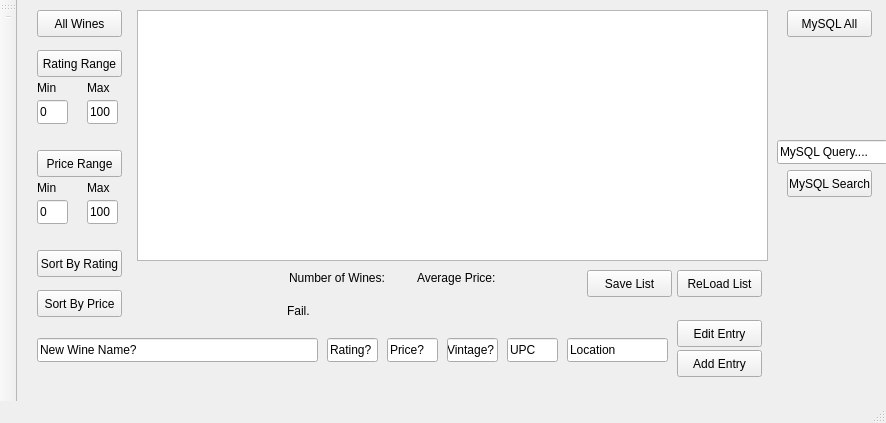
<?xml version="1.0" encoding="UTF-8"?>
<ui version="4.0">
 <class>MainWindow</class>
 <widget class="QMainWindow" name="MainWindow">
  <property name="geometry">
   <rect>
    <x>0</x>
    <y>0</y>
    <width>886</width>
    <height>423</height>
   </rect>
  </property>
  <property name="windowTitle">
   <string>MainWindow</string>
  </property>
  <widget class="QWidget" name="centralWidget">
   <widget class="QTableWidget" name="tableWidget">
    <property name="geometry">
     <rect>
      <x>120</x>
      <y>10</y>
      <width>631</width>
      <height>251</height>
     </rect>
    </property>
    <property name="baseSize">
     <size>
      <width>3</width>
      <height>100</height>
     </size>
    </property>
    <property name="font">
     <font>
      <pointsize>10</pointsize>
     </font>
    </property>
   </widget>
   <widget class="QPushButton" name="inputBtnAllWines">
    <property name="geometry">
     <rect>
      <x>20</x>
      <y>10</y>
      <width>85</width>
      <height>27</height>
     </rect>
    </property>
    <property name="text">
     <string>All Wines</string>
    </property>
   </widget>
   <widget class="QPushButton" name="inputBtnRateWines">
    <property name="geometry">
     <rect>
      <x>20</x>
      <y>50</y>
      <width>85</width>
      <height>27</height>
     </rect>
    </property>
    <property name="text">
     <string>Rating Range</string>
    </property>
   </widget>
   <widget class="QLineEdit" name="inputMinRating">
    <property name="geometry">
     <rect>
      <x>20</x>
      <y>100</y>
      <width>31</width>
      <height>24</height>
     </rect>
    </property>
    <property name="text">
     <string>0</string>
    </property>
   </widget>
   <widget class="QLineEdit" name="inputMaxRating">
    <property name="geometry">
     <rect>
      <x>70</x>
      <y>100</y>
      <width>31</width>
      <height>24</height>
     </rect>
    </property>
    <property name="inputMask">
     <string/>
    </property>
    <property name="text">
     <string>100</string>
    </property>
   </widget>
   <widget class="QLabel" name="label">
    <property name="geometry">
     <rect>
      <x>20</x>
      <y>80</y>
      <width>31</width>
      <height>16</height>
     </rect>
    </property>
    <property name="text">
     <string>Min</string>
    </property>
   </widget>
   <widget class="QLabel" name="label_2">
    <property name="geometry">
     <rect>
      <x>70</x>
      <y>80</y>
      <width>31</width>
      <height>16</height>
     </rect>
    </property>
    <property name="text">
     <string>Max</string>
    </property>
   </widget>
   <widget class="QLabel" name="numberOfWinesLabel">
    <property name="geometry">
     <rect>
      <x>272</x>
      <y>270</y>
      <width>111</width>
      <height>16</height>
     </rect>
    </property>
    <property name="text">
     <string>Number of Wines:</string>
    </property>
   </widget>
   <widget class="QLabel" name="avgPriceLabel">
    <property name="geometry">
     <rect>
      <x>400</x>
      <y>270</y>
      <width>101</width>
      <height>16</height>
     </rect>
    </property>
    <property name="text">
     <string>Average Price:</string>
    </property>
   </widget>
   <widget class="QPushButton" name="inputBtnPriceWines">
    <property name="geometry">
     <rect>
      <x>20</x>
      <y>150</y>
      <width>85</width>
      <height>27</height>
     </rect>
    </property>
    <property name="text">
     <string>Price Range</string>
    </property>
   </widget>
   <widget class="QLabel" name="label_3">
    <property name="geometry">
     <rect>
      <x>70</x>
      <y>180</y>
      <width>31</width>
      <height>16</height>
     </rect>
    </property>
    <property name="text">
     <string>Max</string>
    </property>
   </widget>
   <widget class="QLineEdit" name="inputMinPrice">
    <property name="geometry">
     <rect>
      <x>20</x>
      <y>200</y>
      <width>31</width>
      <height>24</height>
     </rect>
    </property>
    <property name="text">
     <string>0</string>
    </property>
   </widget>
   <widget class="QLineEdit" name="inputMaxPrice">
    <property name="geometry">
     <rect>
      <x>70</x>
      <y>200</y>
      <width>31</width>
      <height>24</height>
     </rect>
    </property>
    <property name="inputMask">
     <string/>
    </property>
    <property name="text">
     <string>100</string>
    </property>
   </widget>
   <widget class="QLabel" name="label_4">
    <property name="geometry">
     <rect>
      <x>20</x>
      <y>180</y>
      <width>31</width>
      <height>16</height>
     </rect>
    </property>
    <property name="text">
     <string>Min</string>
    </property>
   </widget>
   <widget class="QLabel" name="background">
    <property name="geometry">
     <rect>
      <x>-250</x>
      <y>-90</y>
      <width>591</width>
      <height>481</height>
     </rect>
    </property>
    <property name="text">
     <string/>
    </property>
    <property name="pixmap">
     <pixmap>wine_glass.png</pixmap>
    </property>
   </widget>
   <widget class="QLabel" name="debugLabel">
    <property name="geometry">
     <rect>
      <x>270</x>
      <y>300</y>
      <width>241</width>
      <height>21</height>
     </rect>
    </property>
    <property name="text">
     <string>Fail.</string>
    </property>
   </widget>
   <widget class="QPushButton" name="inputBtnSortRatingWines">
    <property name="geometry">
     <rect>
      <x>20</x>
      <y>250</y>
      <width>85</width>
      <height>27</height>
     </rect>
    </property>
    <property name="text">
     <string>Sort By Rating</string>
    </property>
   </widget>
   <widget class="QPushButton" name="inputBtnSortPriceWines">
    <property name="geometry">
     <rect>
      <x>20</x>
      <y>290</y>
      <width>85</width>
      <height>27</height>
     </rect>
    </property>
    <property name="text">
     <string>Sort By Price</string>
    </property>
   </widget>
   <widget class="QPushButton" name="inputBtnAddWine">
    <property name="geometry">
     <rect>
      <x>660</x>
      <y>350</y>
      <width>85</width>
      <height>27</height>
     </rect>
    </property>
    <property name="text">
     <string>Add Entry</string>
    </property>
   </widget>
   <widget class="QLineEdit" name="inputWineName">
    <property name="geometry">
     <rect>
      <x>20</x>
      <y>338</y>
      <width>281</width>
      <height>24</height>
     </rect>
    </property>
    <property name="text">
     <string>New Wine Name?</string>
    </property>
   </widget>
   <widget class="QLineEdit" name="inputWineRating">
    <property name="geometry">
     <rect>
      <x>310</x>
      <y>338</y>
      <width>51</width>
      <height>24</height>
     </rect>
    </property>
    <property name="text">
     <string>Rating?</string>
    </property>
   </widget>
   <widget class="QLineEdit" name="inputWinePrice">
    <property name="geometry">
     <rect>
      <x>370</x>
      <y>338</y>
      <width>51</width>
      <height>24</height>
     </rect>
    </property>
    <property name="text">
     <string>Price?</string>
    </property>
   </widget>
   <widget class="QLineEdit" name="inputWineVintage">
    <property name="geometry">
     <rect>
      <x>430</x>
      <y>338</y>
      <width>51</width>
      <height>24</height>
     </rect>
    </property>
    <property name="text">
     <string>Vintage?</string>
    </property>
   </widget>
   <widget class="QLineEdit" name="inputWineUpc">
    <property name="geometry">
     <rect>
      <x>490</x>
      <y>338</y>
      <width>51</width>
      <height>24</height>
     </rect>
    </property>
    <property name="text">
     <string>UPC</string>
    </property>
   </widget>
   <widget class="QLineEdit" name="inputWineLocation">
    <property name="geometry">
     <rect>
      <x>550</x>
      <y>338</y>
      <width>101</width>
      <height>24</height>
     </rect>
    </property>
    <property name="text">
     <string>Location</string>
    </property>
   </widget>
   <widget class="QPushButton" name="inputBtnSaveWines">
    <property name="geometry">
     <rect>
      <x>570</x>
      <y>270</y>
      <width>85</width>
      <height>27</height>
     </rect>
    </property>
    <property name="text">
     <string>Save List</string>
    </property>
   </widget>
   <widget class="QPushButton" name="inputBtnReloadWines">
    <property name="geometry">
     <rect>
      <x>660</x>
      <y>270</y>
      <width>85</width>
      <height>27</height>
     </rect>
    </property>
    <property name="text">
     <string>ReLoad List</string>
    </property>
   </widget>
   <widget class="QPushButton" name="inputBtnEditWine">
    <property name="geometry">
     <rect>
      <x>660</x>
      <y>320</y>
      <width>85</width>
      <height>27</height>
     </rect>
    </property>
    <property name="text">
     <string>Edit Entry</string>
    </property>
   </widget>
   <widget class="QPushButton" name="inputBtnMysqlSearch">
    <property name="geometry">
     <rect>
      <x>770</x>
      <y>170</y>
      <width>85</width>
      <height>27</height>
     </rect>
    </property>
    <property name="text">
     <string>MySQL Search</string>
    </property>
   </widget>
   <widget class="QPushButton" name="inputBtnMysqlAll">
    <property name="geometry">
     <rect>
      <x>770</x>
      <y>10</y>
      <width>85</width>
      <height>27</height>
     </rect>
    </property>
    <property name="text">
     <string>MySQL All</string>
    </property>
   </widget>
   <widget class="QLineEdit" name="inputMysqlSearch">
    <property name="geometry">
     <rect>
      <x>760</x>
      <y>140</y>
      <width>111</width>
      <height>24</height>
     </rect>
    </property>
    <property name="text">
     <string>MySQL Query....</string>
    </property>
   </widget>
   <zorder>background</zorder>
   <zorder>tableWidget</zorder>
   <zorder>inputBtnAllWines</zorder>
   <zorder>inputBtnRateWines</zorder>
   <zorder>inputMinRating</zorder>
   <zorder>inputMaxRating</zorder>
   <zorder>label</zorder>
   <zorder>label_2</zorder>
   <zorder>numberOfWinesLabel</zorder>
   <zorder>avgPriceLabel</zorder>
   <zorder>inputBtnPriceWines</zorder>
   <zorder>label_3</zorder>
   <zorder>inputMinPrice</zorder>
   <zorder>inputMaxPrice</zorder>
   <zorder>label_4</zorder>
   <zorder>debugLabel</zorder>
   <zorder>inputBtnSortRatingWines</zorder>
   <zorder>inputBtnSortPriceWines</zorder>
   <zorder>inputBtnAddWine</zorder>
   <zorder>inputWineName</zorder>
   <zorder>inputWineRating</zorder>
   <zorder>inputWinePrice</zorder>
   <zorder>inputWineVintage</zorder>
   <zorder>inputWineUpc</zorder>
   <zorder>inputWineLocation</zorder>
   <zorder>inputBtnSaveWines</zorder>
   <zorder>inputBtnReloadWines</zorder>
   <zorder>inputBtnEditWine</zorder>
   <zorder>inputBtnMysqlSearch</zorder>
   <zorder>inputBtnMysqlAll</zorder>
   <zorder>inputMysqlSearch</zorder>
  </widget>
  <widget class="QMenuBar" name="menuBar">
   <property name="geometry">
    <rect>
     <x>0</x>
     <y>0</y>
     <width>886</width>
     <height>22</height>
    </rect>
   </property>
  </widget>
  <widget class="QToolBar" name="mainToolBar">
   <attribute name="toolBarArea">
    <enum>LeftToolBarArea</enum>
   </attribute>
   <attribute name="toolBarBreak">
    <bool>false</bool>
   </attribute>
   <addaction name="separator"/>
  </widget>
  <widget class="QStatusBar" name="statusBar"/>
 </widget>
 <layoutdefault spacing="6" margin="11"/>
 <resources/>
 <connections/>
</ui>
